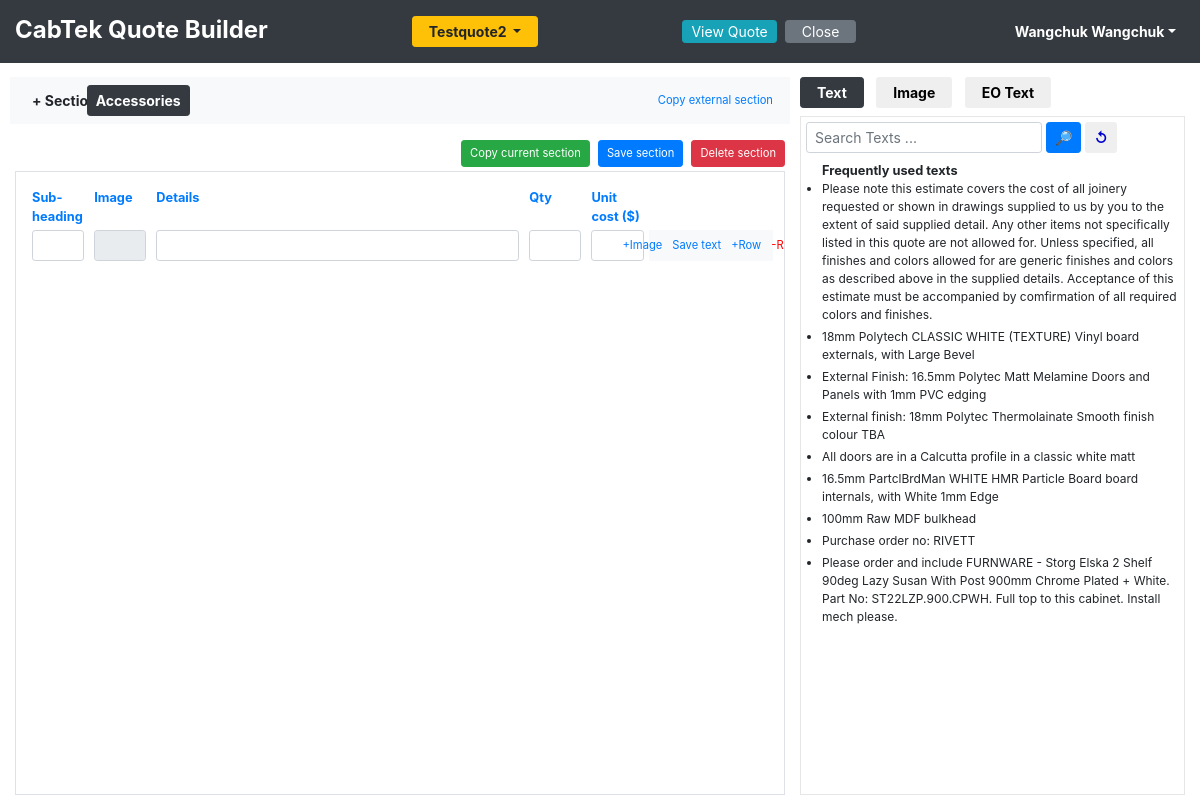
Screenshot of /add_quote_details/Testquote2 (signed in) with the database file from the repository.
### tables this page shows
CREATE TABLE quotes_table (
            quote_id INTEGER PRIMARY KEY AUTOINCREMENT,
            quote_name TEXT NOT NULL UNIQUE,
            user_id INTEGER NOT NULL,
            date_quote_created TEXT,
            customer_name TEXT,
            customer_email TEXT,
            customer_phone_no TEXT,
            delivery_info TEXT,
            quote_name_lower_case TEXT,
            time_stamp INTEGER,
            rev_date TEXT,
            is_template TEXT,
            quote_status_id INTEGER
        , revision_dates TEXT, joinery_supply_type TEXT, is_diy Text, company_id Integer);

CREATE TABLE user_table (
            user_id Integer PRIMARY KEY AUTOINCREMENT,
            user_name TEXT NOT NULL UNIQUE,
            full_name TEXT NOT NULL,
            email_id TEXT NOT NULL,
            user_password TEXT NOT NULL,
            mobile_no TEXT,
            phone_no TEXT,
            user_type_id Integer
            
        );

CREATE TABLE section_names_table (
            section_name_id INTEGER PRIMARY KEY AUTOINCREMENT,
            section_name TEXT NOT NULL UNIQUE,
            section_name_lower_case TEXT  
        );

CREATE TABLE frequently_used_text_table (
            id INTEGER PRIMARY KEY AUTOINCREMENT,
            user_id INTEGER NOT NULL,
            text TEXT NOT NULL,
            count INTEGER,
            text_lower_case TEXT
        );

### app.py (the view, shortened to what this page needs)
@app.route('/add_quote_details/<quote_name>', methods=['GET'])
@app.route('/add_quote_details/<quote_name>/<add_new_section>/<section_name>', methods=['GET'])
def add_quote_details(quote_name, section_name = "none", add_new_section = "no"):
    try:
        if 'user_info' in session:
            selected_section_name = None
            user_id = session['user_info']['user_id']
            section_name = section_name.strip()
            add_new_section = add_new_section.strip()
            all_images = quote_builder_db.get_all_images()
            all_image_tags = quote_builder_db.get_all_image_tags()
            texts_by_user_id = quote_builder_db.get_texts_by_user_id(user_id)
            frequently_used_texts_by_user_id = quote_builder_db.get_frequently_used_texts_by_user_id(user_id)
            all_section_names = quote_builder_db.get_all_section_names()
            all_section_image_size = quote_builder_db.get_all_section_image_size()
            quote_data = quote_builder_db.get_quote_data(quote_name)
            quote_info = quote_builder_db.get_quote_info_by_quote_name(quote_name)
            quote_info['quoted_by'] = quote_builder_db.get_user_info_by_id(user_id)['full_name']
            eo_excel_text = []
            eo_excel_by_user_id = quote_builder_db.get_eo_excel_by_user_id(user_id)
            if eo_excel_by_user_id :
                eo_excel_id = eo_excel_by_user_id[0]['id']
                eo_excel_text = quote_builder_db.get_eo_excel_text_by_eo_excel_id(eo_excel_id)
            if quote_name and section_name == 'none' and add_new_section == 'no':
                section_names = quote_data['section_names']
                if section_names:
                    selected_section_name = section_names[0]
                    return render_template('add_quote_details.html', all_images=all_images, quote_info=quote_info, texts_by_user_id=texts_by_user_id, all_section_names=all_section_names , quote_data =quote_data, selected_section_name = selected_section_name , page_name = 'add_quote_details' , eo_excel_text = eo_excel_text, all_image_tags = all_image_tags , all_section_image_size = all_section_image_size, frequently_used_texts_by_user_id = frequently_used_texts_by_user_id)
        else:
            return render_template('login_error.html')
    except Exception as ex:
        print(f'Error:"{ex}" [In function {inspect.stack()[0][3]}]')

### templates/add_quote_details.html (shortened to what this page needs)
{% include "header.html" %}
<div class="main-div">
    {% if 'user_info' in session %}
    <div class="row " style="overflow-x: hidden;">
        <div class="col-md-8 pt-1" id="add_quote_details_div">
            <div class="row">
                <div class="col-md-12">
                    <div class="form-row bg-light p-2">
                        <div class="col-md-1">
                            <button class="btn btn-light bold btn-sm  " onclick="AddNewSection()">+ Section</button>
                        </div>
                        <div class="col-md-9 " id="section_names_div">
                            {% if quote_data['section_names']|length > 0 %}
                            {% for section_name in quote_data['section_names'] %}
                            {% if section_name == selected_section_name %}
                            <a href="#" onclick="sectionNameOnClick(this)" type="button" class="btn btn-sm  d-inline-block bold btn-dark">{{section_name}}</a>
                            {% else %}
                            <a href="#" onclick="sectionNameOnClick(this)" type="button" class="btn btn-sm  d-inline-block bold text-dark underline">{{section_name}}</a>
                            {% endif %}
                            {% endfor %}
                            {% endif %}
                        </div>
                        <div class="col-md-2 d-flex justify-content-end px-0">
                            <button type="button" class="btn btn-link btn-sm" data-user_id="{{ session['user_info']['user_id'] }}"  id="copy_external_section_btn" onclick="loadModalCopyExternalSection(this)"> <small>Copy external section</small></button>
                        </div>
                    </div>
                </div>
            </div>
            <div class="form-row mt-3 mb-1">
                <div class="col-md-12 d-flex justify-content-end">
                    <button type="button" class="btn btn-sm   btn-success   d-inline-block ml-2 {{ '' if selected_section_name else 'hide' }}" id="copy_current_section_btn" onclick="copyCurrentSection()"> <small>Copy current section</small></button>
                    <button type="button" class="btn btn-sm  btn-primary   d-inline-block ml-2 {{ '' if selected_section_name else 'hide' }}" id="save_section_btn" onclick="saveCurrentSectionDetailsToDB()"><small>Save section</small></button>
                    <button type="button" class="btn btn-sm  btn-danger    d-inline-block ml-2 {{ '' if selected_section_name else 'hide' }}" id="delete_section_btn" onclick="deleteSelectedSection()"> <small class="">Delete section</small></button>
                </div>
            </div>
            <div class="border  p-3 {{ '' if quote_data['section_names']|length > 0 else 'hide' }}" id="quote_detail_div" style="overflow-x: hidden; overflow-y: auto; height: 78vh;">
                {% if selected_section_name %}
                <div class="form-row">
                    <div class="col-md-1 mb-1 text-primary "><small class="bold">Sub-heading</small></div>
                    <div class="col-md-1 mb-1 text-primary "><small class="bold">Image</small></div>
                    <div class="col-md-6 mb-1 text-primary "><small class="bold">Details</small></div>
                    <div class="col-md-1 mb-1 text-primary "><small class="bold">Qty</small></div>
                    <div class="col-md-1 mb-1 text-primary "><small class="bold">Unit cost ($)</small></div>
                    <div class="col-md-2 mb-1 text-primary "><small class="bold"></small></div>
                </div>
                {% endif %}
                {% set section_data = quote_data['all_sections_data'][selected_section_name] %}
                <div class="" id="section_details_div">
                    {% if selected_section_name %}
                    {% set section_detail_rows = section_data['section_detail_rows'] %}
                    {% for row in section_detail_rows %}
                    <div class="form-row section_detail_row mb-2" id="section_detail_row_{{loop.index}}">
                        <div class="col-md-1">
                            <input type="text" class="form-control form-control-sm" name="section_sub_heading_{{loop.index}}" autocomplete="off" value="{{row['section_sub_heading']}}">
                        </div>
                        <div class="col-md-1">
                            <input type="text" class="form-control form-control-sm" name="section_image_row_{{loop.index}}" autocomplete="off" value="{{row['section_image_row']}}" readonly tabindex="-1">
                        </div>
                        <div class="col-md-6">
                            <input type="text" class="form-control form-control-sm " name="section_text_row_{{loop.index}}" autocomplete="off" value="{{row['section_text']}}">
                        </div>
                        <div class="col-md-1">
                            <input type="number" class="form-control form-control-sm" name="section_qty_row_{{loop.index}}" autocomplete="off" value="{{ '' if row['section_qty_row'] == 0 else row['section_qty_row'] }}">
                        </div>
                        <div class="col-md-1">
                            <input type="number" class="form-control form-control-sm" name="unit_cost_row_{{loop.index}}" autocomplete="off" value="{{ '' if row['section_unit_cost_row'] == 0 else row['section_unit_cost_row']}}">
                        </div>
                        <div class="col-md-2 bg-light d-flex justify-content-center px-0">
                            <button type="button" class="btn btn-sm btn-link  px-1" name="add_remove_row_image_btn_{{loop.index}}" data-img_inp_name="section_image_row_{{loop.index}}" onclick="addRemoveRowImage(this)" tabindex="-1">
                                {% if row['section_image_row']|length > 0 %} <small class="text-red">-Image</small> {% else %} <small>+Image</small> {% endif %}
                            </button>
                            <button type="button" class="btn btn-sm btn-link px-1" onclick="saveTextToDb('section_detail_row_{{loop.index}}' , 'section_text_row_{{loop.index}}')" tabindex="-1"><small>Save text</small></button>
                            <button type="button" class="btn btn-sm btn-link px-1" onclick="addNewSectionDetailsRowBelow('section_detail_row_{{loop.index}}')" tabindex="-1"><small>+Row</small></button>
                            <button type="button" class="btn btn-sm btn-link px-1 text-red" onclick="removeSectionDetailsRow('section_detail_row_{{loop.index}}')" tabindex="-1"><small>-Row</small></button>
                        </div>
                    </div>
                    {% endfor %}
                    {% endif %}
                </div>
            </div>
        </div>
        <div class="col-md-4 pl-0 pt-1 {{ '' if quote_data['section_names']|length > 0 else 'hide' }}" id="add_resources_div">
            <div class="mb-2">
                <button type="button" id="addTextBtn" class="btn btn-sm btn-dark  bold pl-3 pr-3 mr-2" onclick="showAddTextDiv()">Text</button>
                <button type="button" id="addImageBtn" class="btn btn-sm  bold pl-3 pr-3 mr-2" onclick="showAddImageDiv()">Image</button>
                <button type="button" id="addEoTextBtn" class="btn btn-sm   bold pl-3 pr-3" onclick="showAddEoTextDiv()">EO Text</button>
            </div>
            <div id="addTextDiv" class=" color-border">
                <div class="row mb-2">
                    <div class="col-md-12 ">
                        <div class="input-group" id="text_serach_div">
                            <div class="form-outline mr-1">
                                <input type="text" id="text_search_input" name="text_search_word" placeholder="Search Texts ..." class="form-control form-control-sm" autocomplete="off" tabindex="0" />
                            </div>
                            <button type="button" class="btn btn-sm btn-primary  mr-1" onclick="getSearchedTextsFromDb()"> &#128270; </button>
                            <button type="button" class="btn btn-sm text-blue bold  " onclick="refreshTextResultDiv()"> &#8634; </button>
                        </div>
                    </div>
                </div>
                <div id="text_display_div" style=" overflow-x: hidden; overflow-y: auto; height: 78.5vh;">
                    <ul id="frequently_used_text_ul_block" class="pl-3 my-0">
                        {% if frequently_used_texts_by_user_id %}
                        <small class="bold">Frequently used texts</small>
                        {% for text in frequently_used_texts_by_user_id %}
                        <li class="mb-1" id="frequently_used_text_li_id_{{text['id']}}">
                            <span class="pr-1" onclick="addTextToQuoteDetail(this.id)" id="frequently_used_text_id_{{text['id']}}">{{text['text']}}</span>
                        </li>
                        {% endfor %}
                        {% endif %}
                    </ul>
                </div>
            </div>
        </div>
    </div>
    {% else %}
    <center>
        <p class=" text-red">Ooopss.. Seems like you are logged out..</p>
        <a href="{{url_for('login')}}"> Click here to login again </a>
    </center>
    {% endif %}
</div>
{% include "footer.html" %}

### templates/header.html (shortened to what this page needs)
<html lang="en">
{% set active_page = page_name %}
<head>
    <link href="{{ url_for('static', filename='vendor/bootstrap4/css/bootstrap.min.css') }}" rel="stylesheet">
    <link href="{{ url_for('static', filename='mycss/styles.css')}}" rel="stylesheet">
    <link href="{{ url_for('static', filename='mycss/view_quote_style.css')}}" rel="stylesheet">
    <link rel="stylesheet" type="text/css" href="{{ url_for('static', filename='mycss/disble_printing.css')}}" media="print" />
</head>
<body>
    <nav class="navbar navbar-expand-lg bg-dark sticky-top p-0">
        <div class="container-fluid  m-0 pt-3 pb-3">
            <div class="nav navbar-nav">
                <p class="nav-link text-white bold h4 p-0  m-0 mr-5">CabTek Quote Builder</p>
                {% if active_page == 'add_quote_details' or active_page == 'view_quote' %}
                <div class="dropdown mr-5 ml-5">
                    <button class="btn btn-warning dropdown-toggle btn-sm pl-3 pr-3 bold ml-5 mr-5" type="button" data-toggle="dropdown"><span id="quote_name">{{ quote_info['quote_name'] }} </span> </button>
                </div>
                {% endif %}
                {% if active_page == 'add_quote_details' %}
                <li><a class="nav-link btn btn-sm btn-info p-0 pl-2  pr-2 mt-1 mr-2 ml-5" type="button" href="#" onclick="autoSaveSectionDetails(true,false)"><span class="text-white"> View Quote </span></a></li>
                <li><a class="nav-link btn btn-sm btn-secondary text-white mt-1 p-0 pl-3 pr-3 mr-2" type="button" href="#" onclick="autoSaveSectionDetails(false,true)">Close</a></li>
                {% endif %}
            </div>
            <div class="dropdown nav navbar-nav navbar-right   p-0">
                {% if 'user_info' in session %}
                <button class="btn btn-sm btn-dark dropdown-toggle bold" type="button" id="dropdownMenuUser" data-toggle="dropdown" aria-haspopup="true" aria-expanded="false">{{ session['user_info']['full_name'] }}</button>
                {% endif %}
            </div>
        </div>
    </nav>

### rows the page displays
quotes_table: quote_name "Testquote2"
user_table: user_info.full_name "Wangchuk Wangchuk"
section_names_table: section_name "Accessories"
frequently_used_text_table: text "Please note this estimate covers the cost of all joinery requested or shown in drawings supplied to us by you to the extent of said supplied detail. Any other items not specifically listed in this quote are not allowed for. Unless specified, all finishes and colors allowed for are generic finishes and colors as described above in the supplied details. Acceptance of this estimate must be accompanied by comfirmation of all required colors and finishes."
frequently_used_text_table: text "18mm Polytech CLASSIC WHITE (TEXTURE) Vinyl board externals, with Large Bevel"
frequently_used_text_table: text "External Finish: 16.5mm Polytec Matt Melamine Doors and Panels with 1mm PVC edging"
frequently_used_text_table: text "External finish: 18mm Polytec Thermolainate Smooth finish colour TBA"
frequently_used_text_table: text "All doors are in a Calcutta profile in a classic white matt"
frequently_used_text_table: text "16.5mm PartclBrdMan WHITE HMR Particle Board board internals, with White 1mm Edge"
frequently_used_text_table: text "100mm Raw MDF bulkhead"
frequently_used_text_table: text "Purchase order no: RIVETT"
frequently_used_text_table: text "Please order and include FURNWARE - Storg Elska 2 Shelf 90deg Lazy Susan With Post 900mm Chrome Plated + White. Part No: ST22LZP.900.CPWH. Full top to this cabinet. Install mech please."
